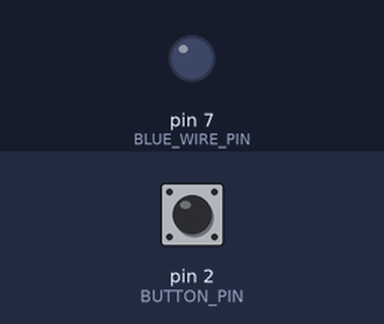
Recording of a sketch running on a simulated Arduino Uno, built with avr-gcc and run on an emulated ATmega328P. On the bench: output pins drawn as LEDs (lit = HIGH). The test bench sets the inputs (shaded band); at power-on: pin 2 (BUTTON_PIN) HIGH. What the sketch prints to the serial monitor is not drawn.

Above: at 1.8 s.
1.9 s: pin 2 (BUTTON_PIN) pulled LOW for 0.15 s
At 1.97 s:
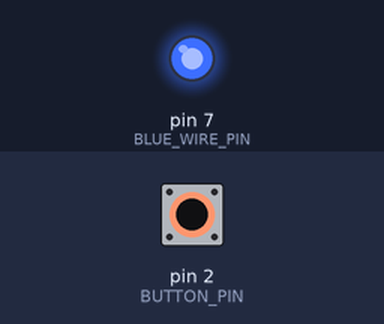
3.5 s: pin 2 (BUTTON_PIN) pulled LOW for 3.2 s
At 7.7 s:
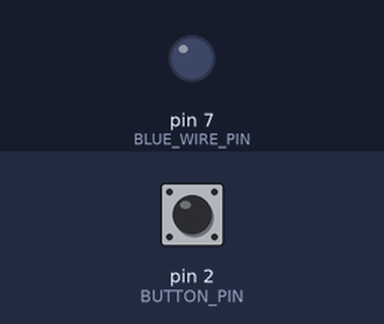
Timing chart, 0 to 9.2 s (numbered marks = the images above; inputs shaded):
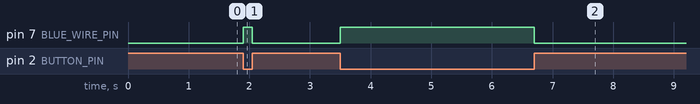

The sketch:

LethalLilyMouthTest.ino
```cpp
// LethalLilyMouthTest.ino
/*-----------------------------------------------------------------------------

 Lethal Lily Swamp Witch animatronic Control Box servo tester.
 By Allen C. Huffman (alsplace@pobox.com)
 www.subethasoftware.com

 This program writes the data to the Lethal Lily head over a
 serial and digital output.

 Hardware:

 https://sviservice.com/collections/2023/products/sv2323794

 Documentation:

 CONFIGURATION:
 1. Define the pins on the Arduino that will be used for TX in the
    SoftwareSerial library (connected to the green wire), and the pulse
    sending pin (connected to the blue wire).

 VERSION HISTORY:
 2024-06-14 0.00 allenh - Created, based on LethalLilyWriter.

 TODO:
 * TODO...

 TOFIX:
 * TODO...

 ---------------------------------------------------------------------------*/

/*--------------------------------------------------------------------------*/
// Configuration
/*--------------------------------------------------------------------------*/
#define BAUD_RATE       550
#define GREEN_WIRE_PIN  12  // Serial TX to HEAD
#define BLUE_WIRE_PIN   7   // Pulses OUT to HEAD
#define BUTTON_PIN      2

// HiLetgo 5V 4 Channel Relay Shield

typedef enum
{
  RELAY1 = 4,
  RELAY2 = 5,
  RELAY3 = 6,
  RELAY4 = 7,
} RelayEnum;

/*--------------------------------------------------------------------------*/
// Includes
/*--------------------------------------------------------------------------*/
#include <SoftwareSerial.h>

/*--------------------------------------------------------------------------*/
// RX pin connected to GREEN wire.
// TX pin not used.
/*--------------------------------------------------------------------------*/
SoftwareSerial mySerial(3, GREEN_WIRE_PIN); // RX, TX

/*--------------------------------------------------------------------------*/
// Globals
/*--------------------------------------------------------------------------*/

//Prototypes
uint8_t convertValue (unsigned int value);

/*--------------------------------------------------------------------------*/
// Setup
/*--------------------------------------------------------------------------*/
void setup() {
    // Arduino console port.
    Serial.begin(9600);
    while (!Serial);

    // Control Box serial baud rate.
    mySerial.begin(BAUD_RATE);

    pinMode(BLUE_WIRE_PIN, OUTPUT);

    pinMode(BUTTON_PIN, INPUT_PULLUP);

    for (int idx=0; idx<10; idx++) Serial.println();

    Serial.println("LethalLilyServoTest - "__DATE__" "__TIME__);
}

/*--------------------------------------------------------------------------*/
// Main loop
/*--------------------------------------------------------------------------*/
void loop()
{
    mySerial.write (convertValue (8)); // End any sequence.

    delay (1000);

    // Start eyes/neck animation.
    mySerial.write (convertValue (1));

    while (1)
    {
        digitalWrite (BLUE_WIRE_PIN, !digitalRead(BUTTON_PIN));
    }

    Serial.println ();

    mySerial.write (convertValue (8)); // End any sequence.
} // end of loop()


/*--------------------------------------------------------------------------*/
// Convert number (1-8) to Lethal Lilly byte format (0011 1100).
/*--------------------------------------------------------------------------*/
uint8_t convertValue (unsigned int value)
{
    uint8_t returnByte = 0;

    if ((value < 1) || (value > 8))
    {
        Serial.println ("convertValue must be 1-7 (pattern) or 8 (end).");
        returnByte = 0;
    }
    else
    {
        returnByte = value | (~value << 4);
    }

    return returnByte;
}

// Created by ChatGPT.
void customDelayMicroseconds(unsigned long delayTimeMicros) {
    unsigned long delayTimeMillis = delayTimeMicros / 1000;
    unsigned long remainingMicros = delayTimeMicros % 1000;

    delay(delayTimeMillis); // This will not delay if delayTimeMillis is 0
    delayMicroseconds(remainingMicros); // This will handle the remaining microseconds
}


// End of LethalLilyMouthTest.ino
```

LineInput.ino
```cpp
/*---------------------------------------------------------------------------*/
/*
Simple Line Input routine.
By Allen C. Huffman (alsplace@pobox.com)
www.subethasoftware.com
*/
/*---------------------------------------------------------------------------*/

#define CR           13
#define BEL          7
#define BS           8
#define CAN          24

byte lineInput(char *buffer, size_t bufsize)
{
  char    ch;
  byte    len = 0;
  boolean done;

// TODO: spinning cursor!

  done = false;
  while(!done)
  {
    //ledBlink();
    if (Serial.available()>0)
    {
      ch = Serial.read();
      switch(ch)
      {
      case CR:
        Serial.println();
        buffer[len] = '\0';
        done = true;
        break;

      case CAN:
        Serial.println(F("[CAN]"));
        len = 0;
        break;

      case BS:
        if (len>0)
        {
          Serial.write(BS);
          Serial.print(F(" "));
          Serial.write(BS);
          len--;
        }
        break;

      default:
        // If there is room, store any printable characters in the line.
        if (len<bufsize)
        {
          if ((ch>31) && (ch<127)) // isprint(ch) does not work.
          {
            // UPPERCASE it...
            ch = toupper(ch);
            Serial.write(ch);
            buffer[len] = toupper(ch);
            len++;
          }
        }
        else
        {
          Serial.write(BEL); // Overflow. Ring 'dat bell.
        }
        break;
      } // end of switch(ch)
    } // end of if (Serial.available()>0)
  } // end of while(!done)

  return len;
} // end of lineInput()

/*---------------------------------------------------------------------------*/
// End of LineInput
```

Measured:
- after the input at 1.9 s, pin 7 (BLUE_WIRE_PIN): LOW → HIGH at once, → LOW 0.15 s later
- after the input at 3.5 s, pin 7 (BLUE_WIRE_PIN): LOW → HIGH at once, → LOW 3.2 s later
